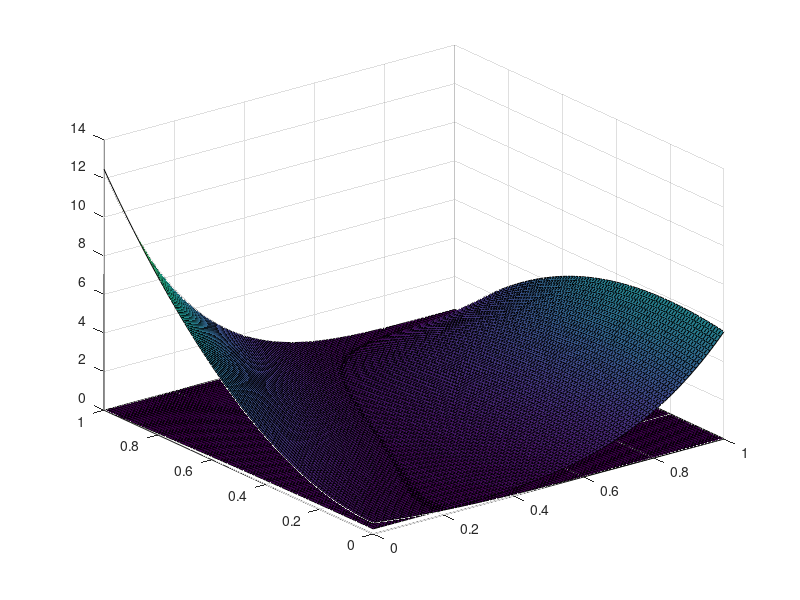

Write MATLAB code to recreate this figure.
clc
%a is the concentration of A from 0 to 1 in intervals of 0.01
a = linspace(0,1,101);
%b is the concentration of B from 0 to 1 in intervals of 0.01
b = linspace(0,1,101);

pdf_1 = [];%pdf matrix of the first equation
pdf_2 = [];%pdf matrix of the second equation
for x = 1:length(a)
    for y = 1: length(b)
        %calculate values of each pdf matrix
        pdf_1(x,y) = 11.6 * (0.05 + (a(x)^2)) * (((b(y)-1)^4)+0.025);
        pdf_2(x,y) = 5.3* (1 - (a(x)^2)) * (0.05 + (b(y)^4) + (a(x)*b(y)/2));
    end
end
%plot first pdf 
surf(a,b,pdf_1);
hold on
%plot second pdf
surf(a,b,pdf_2);
hold on